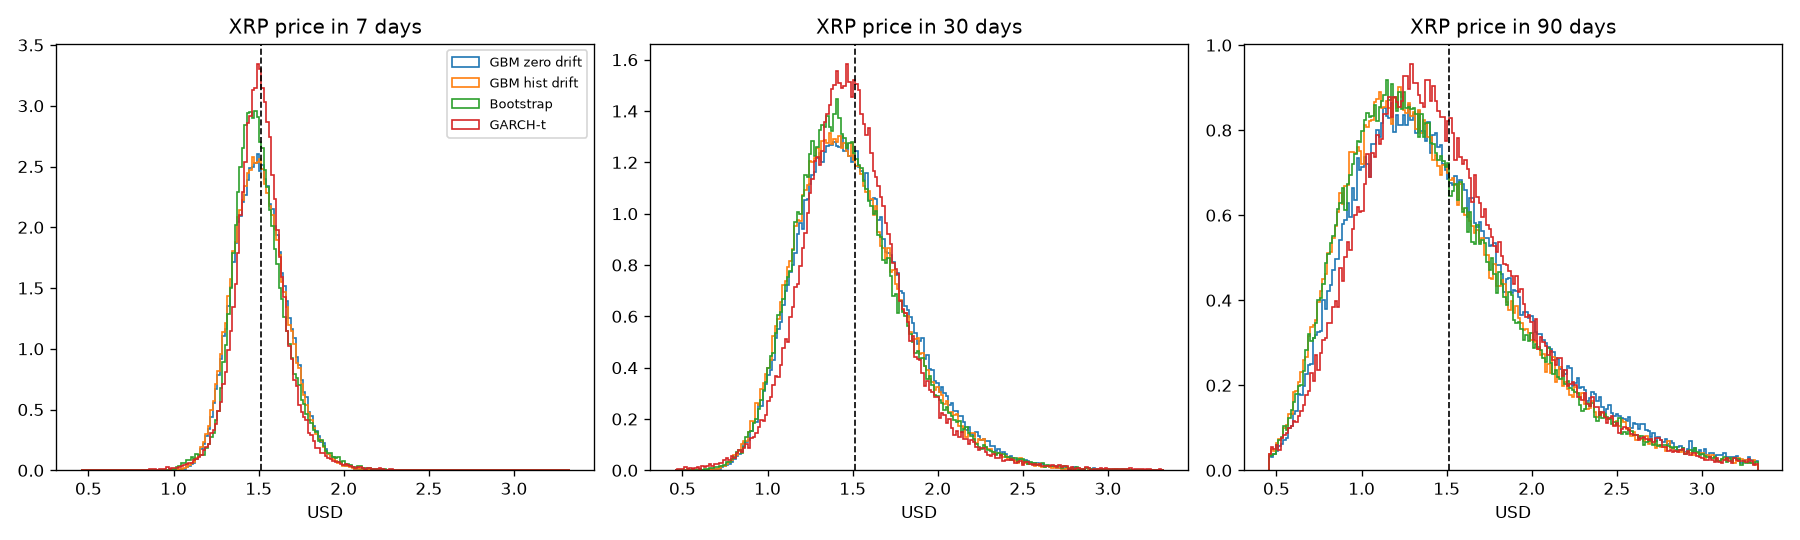

Reproduce this figure in Python.
"""Monte Carlo simulation of XRP market direction.

XRP returns are taken from the Canary spot XRP ETF (XRPC) daily closes, which
track XRP spot (minus a small fee drag). Because the ETF trades ~252 days/year
while XRP trades 24/7, each trading-day return is treated as covering
365/252 calendar days when scaling to calendar-day horizons.

Models:
  1. GBM, zero drift        - pure volatility, no directional view
  2. GBM, historical drift  - extrapolates the sample trend
  3. Bootstrap              - resamples actual daily returns (fat tails, skew)
  4. GARCH(1,1) Student-t   - volatility clustering, starts from current vol

Usage: python xrp_simulation.py [spot_price]
"""

import sys

import matplotlib

matplotlib.use("Agg")
import matplotlib.pyplot as plt
import numpy as np
import pandas as pd

SPOT = float(sys.argv[1]) if len(sys.argv) > 1 else 1.51203  # XRP-USD mark, 2026-09-27
HORIZONS = [7, 30, 90]  # calendar days
N_PATHS = 100_000
CAL_PER_TRADING = 365 / 252
rng = np.random.default_rng(42)


def load_returns(path="data/XRPC_daily.csv"):
    df = pd.read_csv(path, parse_dates=["date"])
    df = df[~df["interpolated"]].set_index("date")
    return df["close"], np.log(df["close"]).diff().dropna().values


def fit_garch(r, grid=40):
    """Crude GARCH(1,1) fit by grid-search MLE (avoids an arch dependency)."""
    var = r.var()
    best = (-np.inf, None)
    for a in np.linspace(0.02, 0.25, grid):
        for b in np.linspace(0.60, 0.97, grid):
            if a + b >= 0.995:
                continue
            w = var * (1 - a - b)
            s2 = np.empty_like(r)
            s2[0] = var
            for t in range(1, len(r)):
                s2[t] = w + a * r[t - 1] ** 2 + b * s2[t - 1]
            ll = -0.5 * np.sum(np.log(s2) + r**2 / s2)
            if ll > best[0]:
                best = (ll, (w, a, b, w + a * r[-1] ** 2 + b * s2[-1]))
    return best[1]


def simulate(r, days):
    steps = int(round(days / CAL_PER_TRADING))  # trading-day equivalents
    mu, sd = r.mean(), r.std(ddof=1)
    out = {}
    z = rng.standard_normal((N_PATHS, steps))
    out["GBM zero drift"] = SPOT * np.exp((-0.5 * sd**2 + sd * z).sum(1))
    out["GBM hist drift"] = SPOT * np.exp((mu + sd * z).sum(1))
    out["Bootstrap"] = SPOT * np.exp(rng.choice(r, (N_PATHS, steps)).sum(1))
    w, a, b, s2 = fit_garch(r - r.mean())
    nu = 5
    s2 = np.full(N_PATHS, s2)
    total = np.zeros(N_PATHS)
    for _ in range(steps):
        e = rng.standard_t(nu, N_PATHS) * np.sqrt((nu - 2) / nu) * np.sqrt(s2)
        total += e - 0.5 * s2
        s2 = w + a * e**2 + b * s2
    out["GARCH-t"] = SPOT * np.exp(total)
    return out


def indicators(close):
    last = close.iloc[-1]
    delta = close.diff()
    gain = delta.clip(lower=0).rolling(14).mean().iloc[-1]
    loss = (-delta.clip(upper=0)).rolling(14).mean().iloc[-1]
    return {
        "ETF close": last,
        "vs 20d MA": last / close.rolling(20).mean().iloc[-1] - 1,
        "vs 50d MA": last / close.rolling(50).mean().iloc[-1] - 1,
        "vs 100d MA": last / close.rolling(100).mean().iloc[-1] - 1,
        "RSI(14)": 100 - 100 / (1 + gain / loss),
        "20d return": last / close.iloc[-21] - 1,
        "60d return": last / close.iloc[-61] - 1,
    }


def main():
    close, r = load_returns()
    ann_vol = r.std(ddof=1) * np.sqrt(252)
    print(f"XRP spot: ${SPOT:.4f}")
    print(f"Sample: {close.index[0].date()} -> {close.index[-1].date()} ({len(r)} returns)")
    print(f"Sample return: {close.iloc[-1] / close.iloc[0] - 1:+.1%}   annualised vol: {ann_vol:.0%}")
    print(f"Recent 20d vol (ann.): {r[-20:].std(ddof=1) * np.sqrt(252):.0%}\n")

    print("Technical snapshot (XRPC):")
    for k, v in indicators(close).items():
        print(f"  {k:<11} {v:>8.2f}" if k in ("ETF close", "RSI(14)") else f"  {k:<11} {v:>+8.1%}")

    fig, axes = plt.subplots(1, len(HORIZONS), figsize=(15, 4.5))
    rows = []
    for ax, days in zip(axes, HORIZONS):
        sims = simulate(r, days)
        for name, px in sims.items():
            q = np.percentile(px, [5, 25, 50, 75, 95])
            rows.append({
                "horizon": f"{days}d", "model": name,
                "P(up)": (px > SPOT).mean(),
                "P(>+20%)": (px > SPOT * 1.2).mean(),
                "P(<-20%)": (px < SPOT * 0.8).mean(),
                "p5": q[0], "p25": q[1], "median": q[2], "p75": q[3], "p95": q[4],
            })
            ax.hist(px, bins=200, range=(SPOT * 0.3, SPOT * 2.2), histtype="step", density=True, label=name)
        ax.axvline(SPOT, color="k", ls="--", lw=1)
        ax.set_title(f"XRP price in {days} days")
        ax.set_xlabel("USD")
    axes[0].legend(fontsize=8)
    fig.tight_layout()
    fig.savefig("xrp_simulation.png", dpi=120)

    res = pd.DataFrame(rows)
    res.to_csv("xrp_simulation_results.csv", index=False)
    pd.set_option("display.width", 200)
    fmt = {c: "{:.1%}".format for c in ("P(up)", "P(>+20%)", "P(<-20%)")}
    fmt.update({c: "${:.3f}".format for c in ("p5", "p25", "median", "p75", "p95")})
    print("\n" + res.to_string(index=False, formatters=fmt))


if __name__ == "__main__":
    main()
